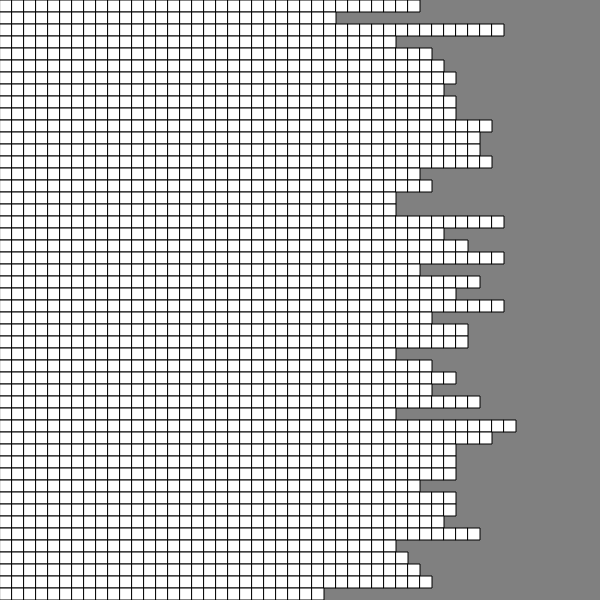
Frame 1 (no input)
Frame 60 (no input): identical to frame 1, image omitted
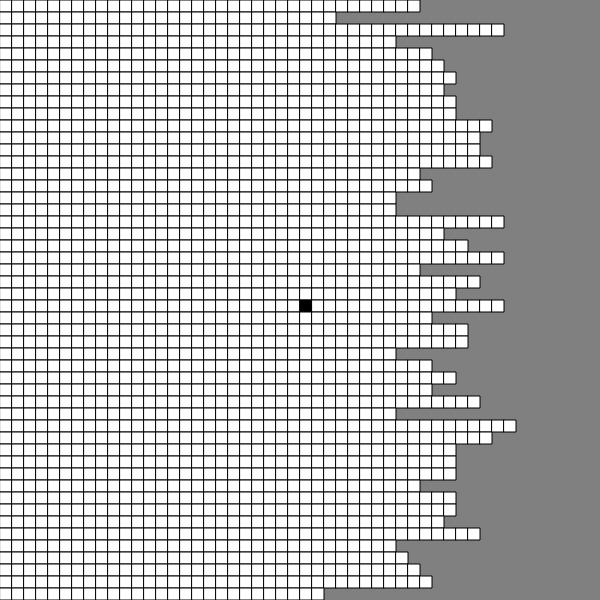
Frame 120 (the mouse pressed at the canvas centre since frame 60)

The p5.js sketch that drew these frames (run headless with seeded random() and noise() and a simulated clock; from frame 60 on, the mouse is pressed at the canvas centre):

// p5.js sketch
// ── sketch.js
// Project Title
// Your Name
// Date
//
// Extra for Experts:
// - describe what you did to take this project "above and beyond"
//
// let board = [[0, 1, 0, 0],
//   [0, 0, 0, 1],
//   [0, 0, 0, 0],
//   [0, 1, 0, 0]];
// let numRectX;
// let numRectY;
// let rectWidth;
// let rectHeight;
// let isBlack;
// let posX;
// let posY;
//
// function setup() {
//   createCanvas(windowWidth, windowHeight);
//   rectMode(CENTER);
//   numRectX = 4;
//   numRectY = 4;
//   rectWidth = windowWidth/numRectX;
//   rectHeight = windowHeight/numRectY;
// }
//
// function draw() {
//   drawRects();
// }
//
// function drawRects() {
//   for (let i = board[0]; i < board; i++) {
//     for (let j = board[0][0]; j < board[i]; j++) {
//       if (j === 1) {
//         posX = windowWidth / numRectX * board[i];
//         posY = windowHeight / numRectY * board[j];
//         fill(255);
//         rect(posX, posY, rectWidth, rectHeight);
//       }
//       else if (j === 0) {
//         posX = windowWidth / numRectX * board[i];
//         posY = windowHeight / numRectY * board[j];
//         fill(0);
//         rect(posX, posY, rectWidth, rectHeight);
//       }
//     }
//   }
// }

let rows = 50;
let cols = 50;

let cellSize;

let grid;

let clickCount;

function setup() {
  createCanvas(600, 600);
  cellSize = width/cols;
  grid = createRandom2DArray(cols, rows);
  clickCount = 0;
}

function draw() {
  background(128);
  displayGrid();
}

function displayGrid() {
  for (let y = 0; y < rows; y++) {
    for (let x = 0; x < cols; x++) {
      if (grid[y][x] === 0) {
        fill(0);
        rect(x * cellSize, y * cellSize, cellSize, cellSize);
      }
      if (grid[y][x] === 1) {
        fill(255);
        rect(x * cellSize, y * cellSize, cellSize, cellSize);
      }
    }
  }
}

function createRandom2DArray(cols, rows) {
  let randomGrid = [];
  for (let y = 0; y < rows; y++) {
    randomGrid.push([]);
    for (let x = 0; x < cols; x++) {
      if (random(100) < 50) {
        if (clickCount > 1) {
          randomGrid[y].push(0);
        }
        else {
          randomGrid[y].push(1);
        }
      }
      else if (random(100) > 50) {
        randomGrid[y].push(1);
      }
    }
  }
  return randomGrid;
}

//function mouseClicked() {
  //grid = createRandom2DArray(cols, rows);
//}

function mousePressed() {
  let x = floor(mouseX / cellSize);
  let y = floor(mouseY / cellSize);
  clickCount += 1;

  if (grid[y][x] === 1) {
    grid[y][x] = 0;
  }
  else if (grid[y][x] === 0) {
    grid[y][x] = 1;
  }
}
